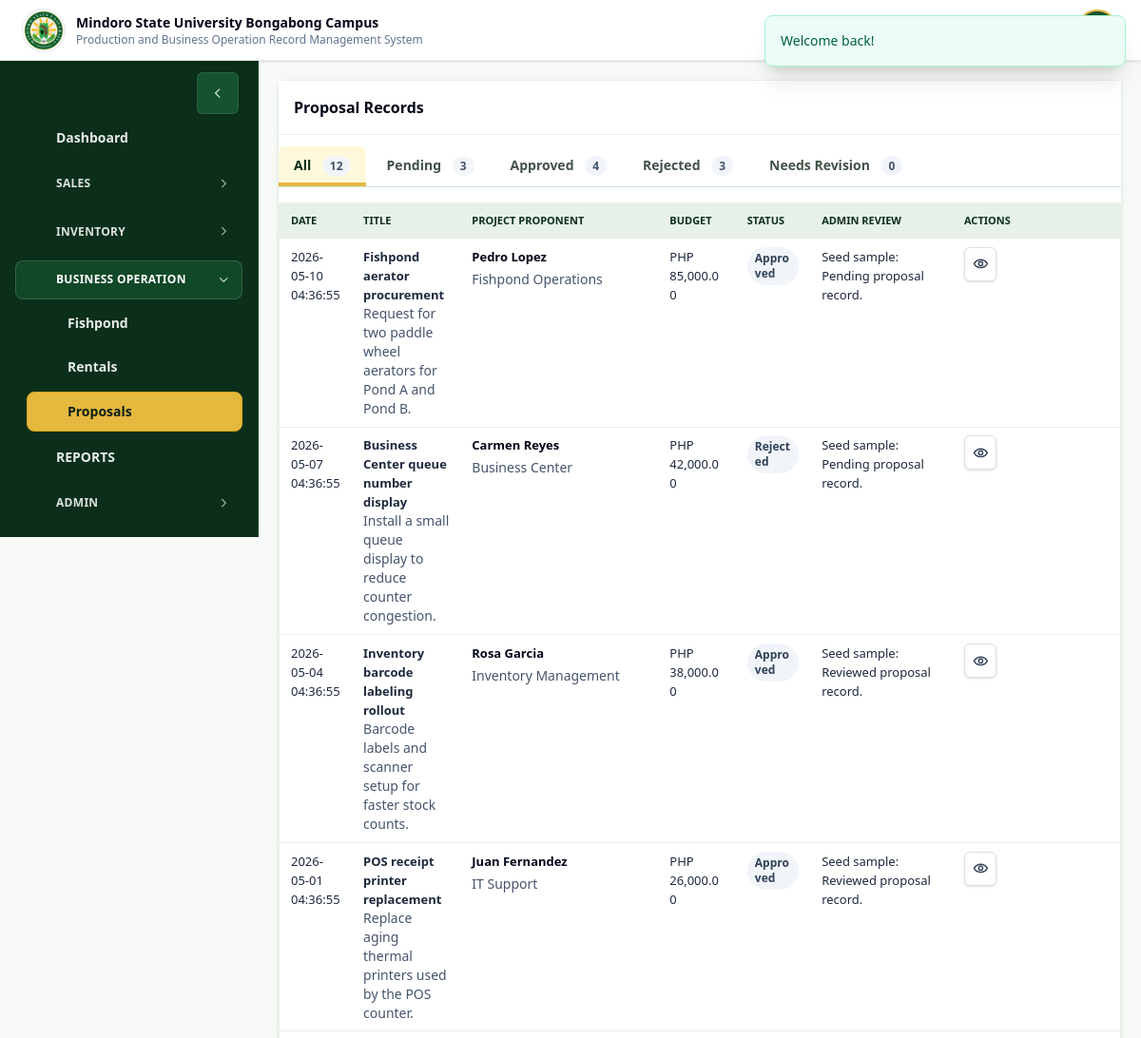
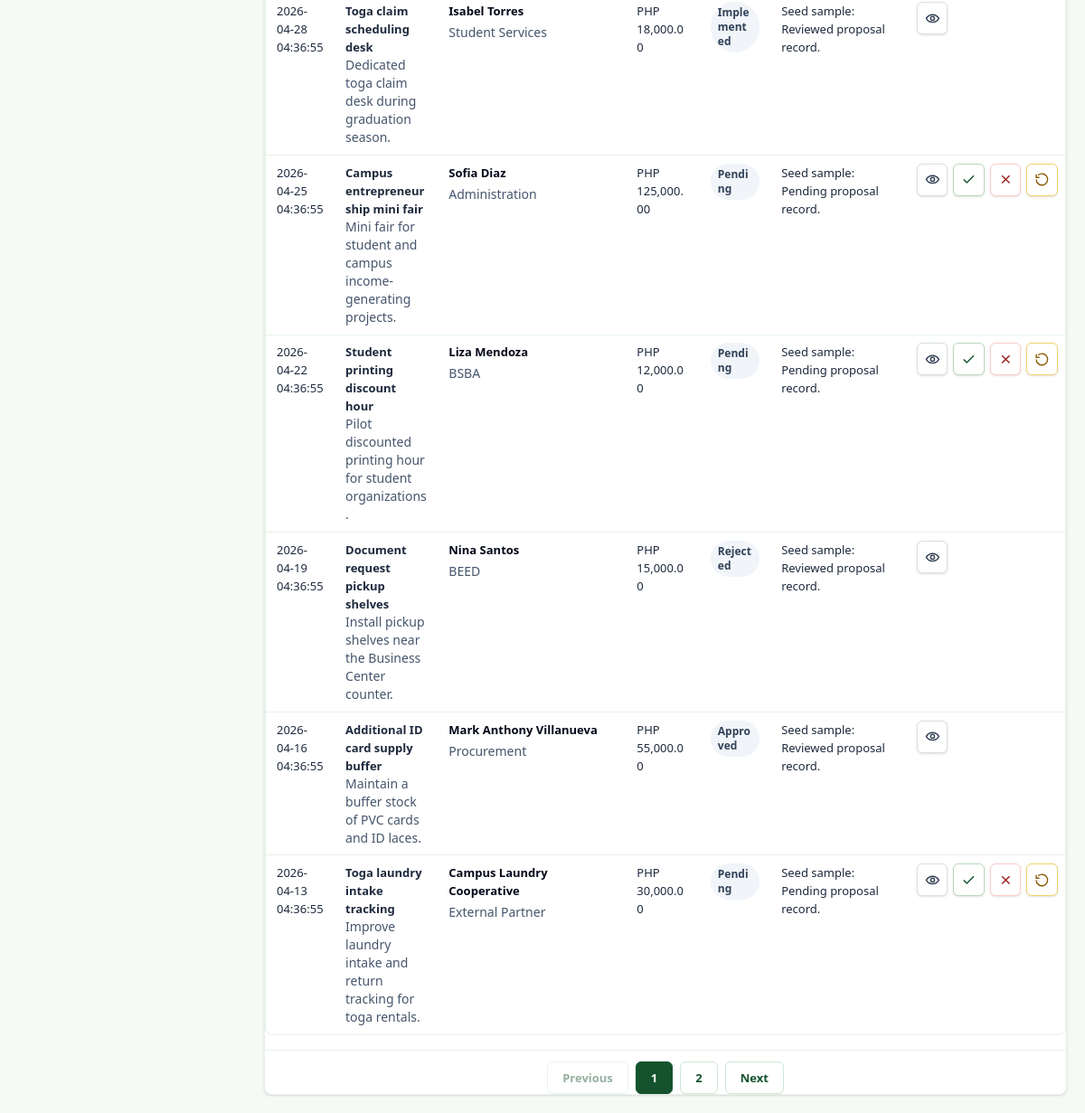
The app's page /proposals.php (signed in) with its own data (2 pictures, top to bottom).
### tables this page shows
CREATE TABLE `proposals` (
  `id` int NOT NULL AUTO_INCREMENT,
  `proposer_id` int DEFAULT NULL,
  `title` varchar(180) NOT NULL,
  `proposer_name` varchar(120) NOT NULL,
  `department` varchar(120) DEFAULT NULL,
  `submitted_at` datetime NOT NULL DEFAULT CURRENT_TIMESTAMP,
  `status` enum('submitted','under_review','approved','rejected','needs_revision','cancelled','implemented') NOT NULL DEFAULT 'submitted',
  `estimated_budget` decimal(12,2) NOT NULL DEFAULT '0.00',
  `target_date` date DEFAULT NULL,
  `summary` text,
  `admin_notes` text,
  `created_by` int DEFAULT NULL,
  `reviewed_by` int DEFAULT NULL,
  `reviewed_at` datetime DEFAULT NULL,
  `created_at` timestamp NULL DEFAULT CURRENT_TIMESTAMP,
  PRIMARY KEY (`id`),
  KEY `idx_proposals_status` (`status`,`submitted_at`),
  KEY `idx_proposals_proposer` (`proposer_id`),
  KEY `fk_proposal_created_by` (`created_by`),
  KEY `fk_proposal_reviewed_by` (`reviewed_by`),
  CONSTRAINT `fk_proposal_created_by` FOREIGN KEY (`created_by`) REFERENCES `users` (`id`) ON DELETE SET NULL,
  CONSTRAINT `fk_proposal_reviewed_by` FOREIGN KEY (`reviewed_by`) REFERENCES `users` (`id`) ON DELETE SET NULL
);

### pages/proposals.php (the view, shortened to what the rows shown need)
<?php
require dirname(__DIR__) . '/includes/bootstrap.php';
$user = require_login($pdo);
$where = ['1=1'];
$params = [];
$proposalCountStmt = $pdo->prepare('SELECT COUNT(*)
    FROM proposals p
    WHERE ' . implode(' AND ', $where));
$proposalCountStmt->execute($params);
$proposalPagination = pagination_meta((int) $proposalCountStmt->fetchColumn(), page_param(), 10);
$stmt = $pdo->prepare('SELECT *
    FROM (
        SELECT p.*,
        COALESCE(person.full_name, p.proposer_name) AS proposer_display_name,
        COALESCE(person.department, p.department) AS proposer_display_department,
        person.person_code AS proposer_person_code,
        creator.username AS created_by_username,
        reviewer.username AS reviewed_by_username,
        ROW_NUMBER() OVER (ORDER BY p.submitted_at DESC, p.id DESC) AS row_num
        FROM proposals p
        LEFT JOIN people person ON person.id = p.proposer_id
        LEFT JOIN users creator ON creator.id = p.created_by
        LEFT JOIN users reviewer ON reviewer.id = p.reviewed_by
        WHERE ' . implode(' AND ', $where) . '
    ) ranked_proposals
    WHERE row_num BETWEEN :first_row AND :last_row
    ORDER BY row_num');
[$proposalFirstRow, $proposalLastRow] = pagination_row_bounds($proposalPagination);
$stmt->bindValue(':first_row', $proposalFirstRow, PDO::PARAM_INT);
$stmt->bindValue(':last_row', $proposalLastRow, PDO::PARAM_INT);
$stmt->execute();
$proposals = $stmt->fetchAll();
render_header('Proposal Requests', $user);
?>
<section class="table-card data-panel">
    <?php if (!$proposals): ?>
        <?php
            if ($user['role'] === 'staff') {
                render_empty_state('No proposal requests yet.', 'Submit a project proposal for review and tracking.');
            } else {
                render_empty_state('No proposal requests found.', 'Pending proposal requests will appear here for review.');
            }
        ?>
    <?php else: ?>
        <div class="table-wrap" data-no-table-enhance>
            <table>
                <thead>
                <tr>
                    <th>Date</th>
                    <th>Title</th>
                    <th class="project-proponent-col">Project Proponent</th>
                    <th>Budget</th>
                    <th>Status</th>
                    <th>Admin Review</th>
                    <th>Actions</th>
                </tr>
                </thead>
                <tbody>
                <?php foreach ($proposals as $proposal): ?>
                    <tr>
                        <td><?= h($proposal['submitted_at']) ?></td>
                        <td><strong><?= h($proposal['title']) ?></strong><br><span class="muted"><?= h($proposal['summary']) ?></span></td>
                        <td class="project-proponent-col">
                            <div class="font-semibold text-slate-950"><?= h($proposal['proposer_display_name']) ?></div>
                            <div class="muted mt-1"><?= h($proposal['proposer_display_department'] ?: '-') ?></div>
                        </td>
                        <td><?= h(money($proposal['estimated_budget'])) ?></td>
                        <td><?php render_status_badge((string) $proposal['status']); ?></td>
                        <td><?= h($proposal['admin_notes'] ?: '-') ?></td>
                        <td>
                            <div class="inline-actions">
                                <button type="button" class="btn alt" data-open-modal="proposal-view-<?= (int) $proposal['id'] ?>">View Details</button>
                                <?php if ($user['role'] === 'admin'): ?>
                                    <?php if (in_array($proposal['status'], ['submitted', 'under_review', 'needs_revision'], true)): ?>
                                        <form method="post" class="inline-form">
                                            <button type="submit" class="btn alt text-green-700 hover:bg-green-50">Approve</button>
                                        </form>
                                        <form method="post" class="inline-form">
                                            <button type="submit" class="btn alt text-red-700 hover:bg-red-50">Reject</button>
                                        </form>
                                        <form method="post" class="inline-form">
                                            <button type="submit" class="btn alt text-amber-700 hover:bg-amber-50">Request Revision</button>
                                        </form>
                                    <?php endif; ?>
                                <?php endif; ?>
                            </div>
                        </td>
                    </tr>
                <?php endforeach; ?>
                </tbody>
            </table>
        </div>
    <?php endif; ?>
</section>
<?php render_footer();

### components/layout.php (shortened to what the rows shown need)
<?php
function render_status_badge(string $status): void
{
    $normalized = strtolower(trim(str_replace('_', ' ', $status)));
    $label = match ($normalized) {
        'submitted', 'under review' => 'Pending',
        'needs revision' => 'Needs Revision',
        default => ucwords($normalized),
    };
    $class = preg_replace('/[^a-z0-9_-]+/', '-', $normalized) ?: 'status';
    echo '<span class="status-pill ' . h($class) . '">' . h($label) . '</span>';
}
function render_header(string $title, ?array $user = null): void
{
    $current = basename((string) ($_SERVER['PHP_SELF'] ?? ''));
    $pageName = strtolower(pathinfo($current, PATHINFO_FILENAME));
    $pageSlug = (string) preg_replace('/[^a-z0-9_-]+/', '-', $pageName);
    $bodyPageClass = 'page-' . ($pageSlug !== '' ? $pageSlug : 'index');
    echo '<!doctype html>';
    echo '<html lang="en">';
    echo '<head>';
    echo '<link rel="stylesheet" href="' . h(asset_url('assets/tailwind.css')) . '">';
    echo '<link rel="stylesheet" href="' . h(asset_url('assets/pos-receipt.css')) . '">';
    echo '<link rel="stylesheet" href="' . h(asset_url('assets/ui-overrides.css')) . '">';
    echo '</head>';
    echo '<body class="min-h-screen bg-brand-50 text-[#102018] antialiased ' . h($bodyPageClass) . '">';
    echo '<div class="min-h-screen">';
    if ($user) {
        echo '<div class="lg:flex lg:items-start">';
        echo '<main class="min-w-0 flex-1 px-3 py-5 sm:px-4 lg:px-5 xl:px-6 overflow-y-auto">';
        echo '<div class="w-full">';
    } else {
        echo '<div>';
        echo '<main class="min-w-0 px-4 py-5 sm:px-5 lg:px-6">';
        echo '<div>';
    }
}
function render_footer(): void
{
    echo '</div>';
    echo '</main>';
    echo '</div>';
    echo '</div>';
    echo '</body>';
    echo '</html>';
}

### records on screen
proposals: submitted_at "2026-05-10 04:36:55", title "Fishpond aerator procurement", summary "Request for two paddle wheel aerators for Pond A and Pond B.", proposer_display_name "Pedro Lopez", proposer_display_department "Fishpond Operations", estimated_budget "PHP 85,000.00", status "Approved", admin_notes "Seed sample: Pending proposal record."
proposals: submitted_at "2026-05-07 04:36:55", title "Business Center queue number display", summary "Install a small queue display to reduce counter congestion.", proposer_display_name "Carmen Reyes", proposer_display_department "Business Center", estimated_budget "PHP 42,000.00", status "Rejected", admin_notes "Seed sample: Pending proposal record."
proposals: submitted_at "2026-05-04 04:36:55", title "Inventory barcode labeling rollout", summary "Barcode labels and scanner setup for faster stock counts.", proposer_display_name "Rosa Garcia", proposer_display_department "Inventory Management", estimated_budget "PHP 38,000.00", status "Approved", admin_notes "Seed sample: Reviewed proposal record."
proposals: submitted_at "2026-05-01 04:36:55", title "POS receipt printer replacement", summary "Replace aging thermal printers used by the POS counter.", proposer_display_name "Juan Fernandez", proposer_display_department "IT Support", estimated_budget "PHP 26,000.00", status "Approved", admin_notes "Seed sample: Reviewed proposal record."
proposals: submitted_at "2026-04-28 04:36:55", title "Toga claim scheduling desk", summary "Dedicated toga claim desk during graduation season.", proposer_display_name "Isabel Torres", proposer_display_department "Student Services", estimated_budget "PHP 18,000.00", status "Implemented", admin_notes "Seed sample: Reviewed proposal record."
proposals: submitted_at "2026-04-25 04:36:55", title "Campus entrepreneurship mini fair", summary "Mini fair for student and campus income-generating projects.", proposer_display_name "Sofia Diaz", proposer_display_department "Administration", estimated_budget "PHP 125,000.00", status "Pending", admin_notes "Seed sample: Pending proposal record."
proposals: submitted_at "2026-04-22 04:36:55", title "Student printing discount hour", summary "Pilot discounted printing hour for student organizations.", proposer_display_name "Liza Mendoza", proposer_display_department "BSBA", estimated_budget "PHP 12,000.00", status "Pending", admin_notes "Seed sample: Pending proposal record."
proposals: submitted_at "2026-04-19 04:36:55", title "Document request pickup shelves", summary "Install pickup shelves near the Business Center counter.", proposer_display_name "Nina Santos", proposer_display_department "BEED", estimated_budget "PHP 15,000.00", status "Rejected", admin_notes "Seed sample: Reviewed proposal record."
proposals: submitted_at "2026-04-16 04:36:55", title "Additional ID card supply buffer", summary "Maintain a buffer stock of PVC cards and ID laces.", proposer_display_name "Mark Anthony Villanueva", proposer_display_department "Procurement", estimated_budget "PHP 55,000.00", status "Approved", admin_notes "Seed sample: Reviewed proposal record."
proposals: submitted_at "2026-04-13 04:36:55", title "Toga laundry intake tracking", summary "Improve laundry intake and return tracking for toga rentals.", proposer_display_name "Campus Laundry Cooperative", proposer_display_department "External Partner", estimated_budget "PHP 30,000.00", status "Pending", admin_notes "Seed sample: Pending proposal record."

### other values on screen
$org['campus_display_name'] "Mindoro State University Bongabong Campus"
$org['system_name'] "Production and Business Operation Record Management System"
$item['label'] "Dashboard"
$groupLabel "SALES"
$groupLabel "INVENTORY"
$groupLabel "BUSINESS OPERATION"
$item['label'] "Fishpond"
$item['label'] "Rentals"
$item['label'] "Proposals"
$item['label'] "REPORTS"
$groupLabel "ADMIN"
$tabLabel "All"
$proposalCounts[$tabKey] "12"
$tabLabel "Pending"
$proposalCounts[$tabKey] "3"
